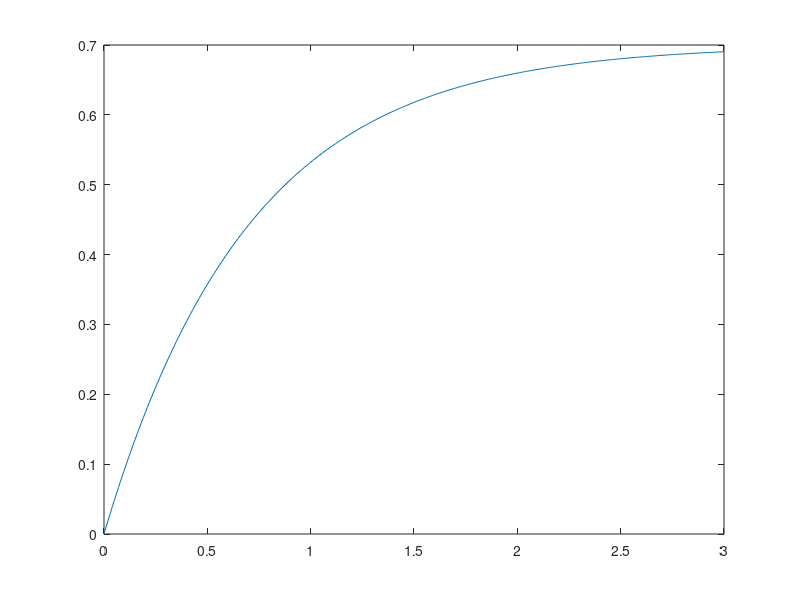
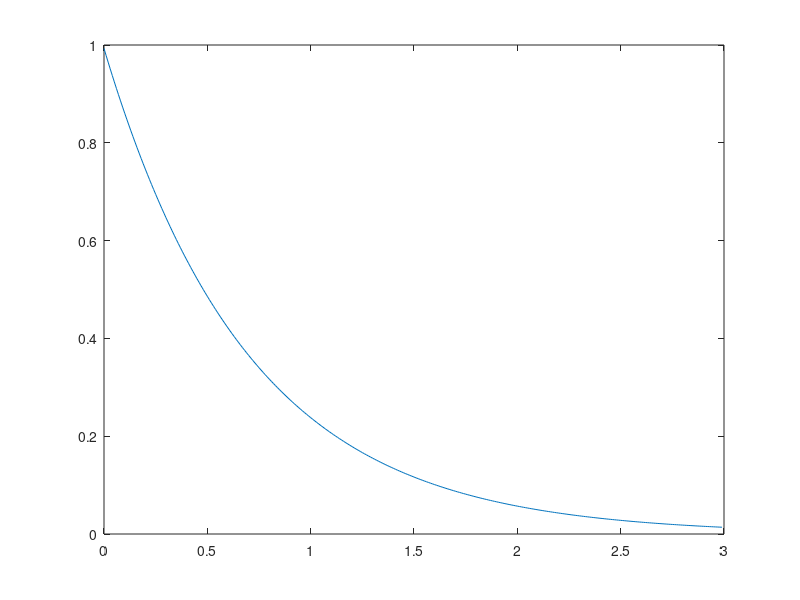

Here is the MATLAB script that generated these plots, in order:

c2=1; % the shear wave speed
fc2=0.7*c2; % the fraction of c2 that dislocation velocity can reach

np=100;
x=[0:3*np]/np;  % x= |Fpk|/B

v=fc2*(1-exp(-x/fc2));

figure(1)
plot(x,v)

figure(2)
plot(x(1:end-1),diff(v)./diff(x))
